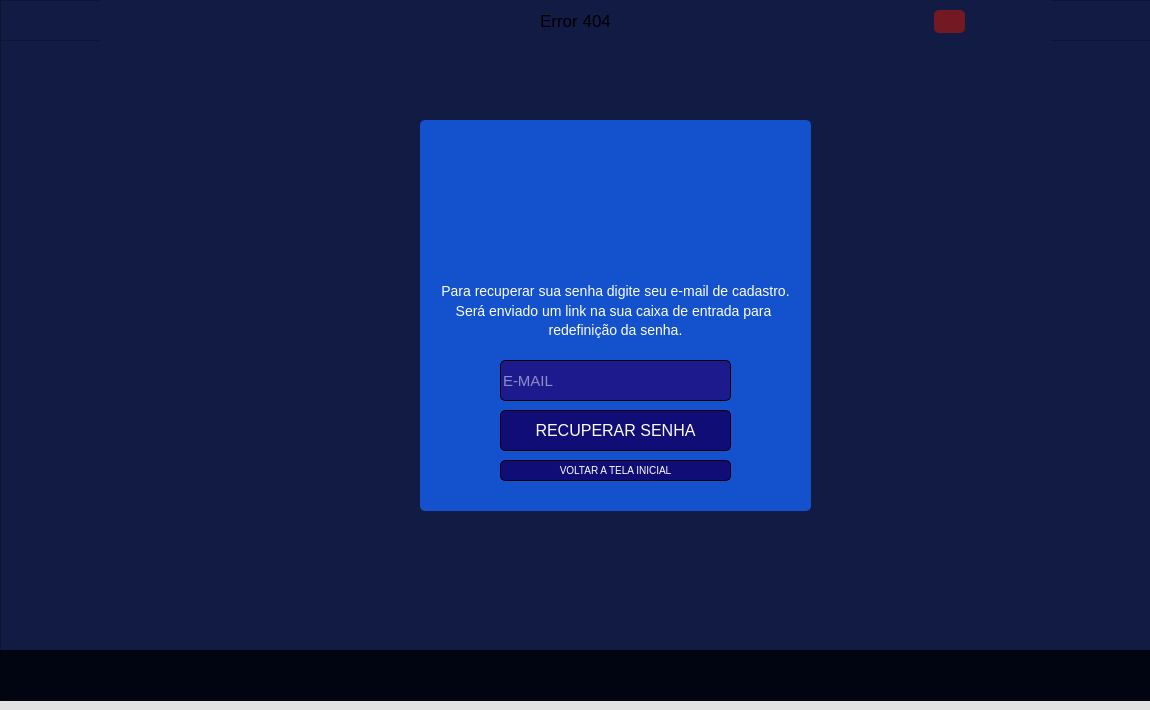
<?xml version="1.0" encoding="UTF-8"?>
<ui version="4.0">
 <class>MainWindow</class>
 <widget class="QMainWindow" name="MainWindow">
  <property name="geometry">
   <rect>
    <x>0</x>
    <y>0</y>
    <width>1150</width>
    <height>710</height>
   </rect>
  </property>
  <property name="minimumSize">
   <size>
    <width>1150</width>
    <height>710</height>
   </size>
  </property>
  <property name="maximumSize">
   <size>
    <width>1150</width>
    <height>710</height>
   </size>
  </property>
  <property name="windowTitle">
   <string>Gerenciador de atividades</string>
  </property>
  <property name="styleSheet">
   <string notr="true">background-color: rgb(226, 226, 226);</string>
  </property>
  <widget class="QWidget" name="centralwidget">
   <widget class="QRadioButton" name="botao_noturno">
    <property name="geometry">
     <rect>
      <x>150</x>
      <y>660</y>
      <width>81</width>
      <height>31</height>
     </rect>
    </property>
    <property name="font">
     <font>
      <pointsize>13</pointsize>
      <weight>50</weight>
      <bold>false</bold>
     </font>
    </property>
    <property name="text">
     <string>Escuro</string>
    </property>
   </widget>
   <widget class="QRadioButton" name="botao_normal">
    <property name="geometry">
     <rect>
      <x>70</x>
      <y>660</y>
      <width>71</width>
      <height>31</height>
     </rect>
    </property>
    <property name="font">
     <font>
      <pointsize>13</pointsize>
      <weight>50</weight>
      <bold>false</bold>
     </font>
    </property>
    <property name="focusPolicy">
     <enum>Qt::StrongFocus</enum>
    </property>
    <property name="text">
     <string>Claro</string>
    </property>
    <property name="checked">
     <bool>true</bool>
    </property>
   </widget>
   <widget class="QLabel" name="label">
    <property name="geometry">
     <rect>
      <x>10</x>
      <y>660</y>
      <width>51</width>
      <height>31</height>
     </rect>
    </property>
    <property name="font">
     <font>
      <pointsize>13</pointsize>
      <weight>50</weight>
      <italic>false</italic>
      <bold>false</bold>
     </font>
    </property>
    <property name="text">
     <string>Modo:</string>
    </property>
   </widget>
   <widget class="QLineEdit" name="lineEdit">
    <property name="geometry">
     <rect>
      <x>100</x>
      <y>550</y>
      <width>341</width>
      <height>41</height>
     </rect>
    </property>
    <property name="font">
     <font>
      <pointsize>12</pointsize>
     </font>
    </property>
    <property name="styleSheet">
     <string notr="true">background: rgb(255, 255, 255);
border-radius: 5px;
border: 1px solid black;</string>
    </property>
    <property name="placeholderText">
     <string>DIGITE A ORDEM DE SERVIÇO</string>
    </property>
   </widget>
   <widget class="QPushButton" name="pushButton">
    <property name="geometry">
     <rect>
      <x>450</x>
      <y>550</y>
      <width>121</width>
      <height>41</height>
     </rect>
    </property>
    <property name="font">
     <font>
      <pointsize>13</pointsize>
     </font>
    </property>
    <property name="styleSheet">
     <string notr="true">QPushButton{
	background: rgb(85, 170, 0);
	border-radius: 5px;
	border: 1px solid black;
}

QPushButton:hover{
background-color: #8DC655;
}</string>
    </property>
    <property name="text">
     <string>ENVIAR</string>
    </property>
   </widget>
   <widget class="QPushButton" name="pushButton_2">
    <property name="geometry">
     <rect>
      <x>340</x>
      <y>600</y>
      <width>171</width>
      <height>41</height>
     </rect>
    </property>
    <property name="font">
     <font>
      <pointsize>13</pointsize>
     </font>
    </property>
    <property name="styleSheet">
     <string notr="true">QPushButton{
	background: rgb(255, 0, 0);
	border-radius: 5px;
	border: 1px solid black;
}

QPushButton:hover{
background-color: #FF5555;
}</string>
    </property>
    <property name="text">
     <string>FINALIZAR O.S Nº</string>
    </property>
   </widget>
   <widget class="QListWidget" name="listWidget">
    <property name="geometry">
     <rect>
      <x>20</x>
      <y>200</y>
      <width>61</width>
      <height>331</height>
     </rect>
    </property>
    <property name="font">
     <font>
      <pointsize>12</pointsize>
     </font>
    </property>
    <property name="styleSheet">
     <string notr="true">background: rgb(255, 255, 255);
border-radius: 5px;
border: 1px solid black;</string>
    </property>
   </widget>
   <widget class="QLineEdit" name="botao2">
    <property name="geometry">
     <rect>
      <x>520</x>
      <y>600</y>
      <width>51</width>
      <height>41</height>
     </rect>
    </property>
    <property name="font">
     <font>
      <pointsize>12</pointsize>
     </font>
    </property>
    <property name="styleSheet">
     <string notr="true">background: white;
border-radius: 5px;
border: 1px solid black;</string>
    </property>
    <property name="placeholderText">
     <string>1</string>
    </property>
   </widget>
   <widget class="QListWidget" name="atividades">
    <property name="geometry">
     <rect>
      <x>100</x>
      <y>200</y>
      <width>471</width>
      <height>331</height>
     </rect>
    </property>
    <property name="font">
     <font>
      <pointsize>12</pointsize>
      <weight>50</weight>
      <bold>false</bold>
     </font>
    </property>
    <property name="styleSheet">
     <string notr="true">background: rgb(255, 255, 255);
border-radius: 5px;
border: 1px solid black;</string>
    </property>
   </widget>
   <widget class="QLabel" name="label_2">
    <property name="geometry">
     <rect>
      <x>20</x>
      <y>170</y>
      <width>61</width>
      <height>21</height>
     </rect>
    </property>
    <property name="font">
     <font>
      <pointsize>12</pointsize>
      <weight>50</weight>
      <bold>false</bold>
     </font>
    </property>
    <property name="text">
     <string>Número</string>
    </property>
   </widget>
   <widget class="QLabel" name="label_3">
    <property name="geometry">
     <rect>
      <x>100</x>
      <y>170</y>
      <width>81</width>
      <height>21</height>
     </rect>
    </property>
    <property name="font">
     <font>
      <pointsize>12</pointsize>
      <weight>50</weight>
      <bold>false</bold>
     </font>
    </property>
    <property name="text">
     <string>Pendências</string>
    </property>
   </widget>
   <widget class="QFrame" name="frame_error">
    <property name="geometry">
     <rect>
      <x>40</x>
      <y>0</y>
      <width>1071</width>
      <height>31</height>
     </rect>
    </property>
    <property name="styleSheet">
     <string notr="true">background-color: #FF0000;
border-radius: 5px;</string>
    </property>
    <property name="frameShape">
     <enum>QFrame::StyledPanel</enum>
    </property>
    <property name="frameShadow">
     <enum>QFrame::Raised</enum>
    </property>
    <widget class="QLabel" name="label_error">
     <property name="geometry">
      <rect>
       <x>20</x>
       <y>0</y>
       <width>1071</width>
       <height>31</height>
      </rect>
     </property>
     <property name="font">
      <font>
       <pointsize>13</pointsize>
       <weight>50</weight>
       <italic>false</italic>
       <bold>false</bold>
      </font>
     </property>
     <property name="text">
      <string>Error 404</string>
     </property>
     <property name="alignment">
      <set>Qt::AlignCenter</set>
     </property>
    </widget>
    <widget class="QPushButton" name="botao_x">
     <property name="geometry">
      <rect>
       <x>1040</x>
       <y>6</y>
       <width>16</width>
       <height>16</height>
      </rect>
     </property>
     <property name="styleSheet">
      <string notr="true">QPushButton{
	background-image: url(:/btnx_rc/img/cil-x.png);
	background-repeat: no-repeat;
	background-color: #731923;
	color: white;
}

QPushButton:hover{
	background-color: #875F64;
	color: white;
}

QPushButton:pressed{
	background-color: #4C1017
}</string>
     </property>
     <property name="text">
      <string/>
     </property>
    </widget>
   </widget>
   <widget class="QFrame" name="fundo_top">
    <property name="geometry">
     <rect>
      <x>0</x>
      <y>0</y>
      <width>1151</width>
      <height>161</height>
     </rect>
    </property>
    <property name="frameShape">
     <enum>QFrame::StyledPanel</enum>
    </property>
    <property name="frameShadow">
     <enum>QFrame::Raised</enum>
    </property>
    <widget class="QFrame" name="frame">
     <property name="geometry">
      <rect>
       <x>200</x>
       <y>20</y>
       <width>751</width>
       <height>161</height>
      </rect>
     </property>
     <property name="styleSheet">
      <string notr="true">background-image: url(:/logoos_rc/img/logoos2.png);
background-repeat: no-repeat;
background-position: center;</string>
     </property>
     <property name="frameShape">
      <enum>QFrame::StyledPanel</enum>
     </property>
     <property name="frameShadow">
      <enum>QFrame::Raised</enum>
     </property>
    </widget>
    <widget class="QLabel" name="label_welcome">
     <property name="geometry">
      <rect>
       <x>20</x>
       <y>135</y>
       <width>251</width>
       <height>21</height>
      </rect>
     </property>
     <property name="font">
      <font>
       <pointsize>12</pointsize>
      </font>
     </property>
     <property name="text">
      <string>Seja bem-vindo(a)</string>
     </property>
    </widget>
    <widget class="QPushButton" name="btn_sair">
     <property name="geometry">
      <rect>
       <x>1030</x>
       <y>130</y>
       <width>61</width>
       <height>31</height>
      </rect>
     </property>
     <property name="styleSheet">
      <string notr="true">QPushButton:hover{
color: #585858;
}</string>
     </property>
     <property name="text">
      <string>Sair</string>
     </property>
    </widget>
   </widget>
   <widget class="QFrame" name="fundo_footer">
    <property name="geometry">
     <rect>
      <x>0</x>
      <y>659</y>
      <width>1151</width>
      <height>41</height>
     </rect>
    </property>
    <property name="frameShape">
     <enum>QFrame::StyledPanel</enum>
    </property>
    <property name="frameShadow">
     <enum>QFrame::Raised</enum>
    </property>
    <widget class="QLabel" name="label_contato">
     <property name="geometry">
      <rect>
       <x>870</x>
       <y>5</y>
       <width>281</width>
       <height>21</height>
      </rect>
     </property>
     <property name="font">
      <font>
       <pointsize>13</pointsize>
      </font>
     </property>
     <property name="text">
      <string>contato: gabrielpoppes@outlook.com</string>
     </property>
    </widget>
   </widget>
   <widget class="QListWidget" name="ospronta">
    <property name="geometry">
     <rect>
      <x>670</x>
      <y>200</y>
      <width>461</width>
      <height>331</height>
     </rect>
    </property>
    <property name="font">
     <font>
      <pointsize>12</pointsize>
      <weight>50</weight>
      <bold>false</bold>
     </font>
    </property>
    <property name="styleSheet">
     <string notr="true">background: rgb(255, 255, 255);
border-radius: 5px;
border: 1px solid black;</string>
    </property>
   </widget>
   <widget class="QLabel" name="label_4">
    <property name="geometry">
     <rect>
      <x>670</x>
      <y>170</y>
      <width>81</width>
      <height>21</height>
     </rect>
    </property>
    <property name="font">
     <font>
      <pointsize>12</pointsize>
      <weight>50</weight>
      <bold>false</bold>
     </font>
    </property>
    <property name="text">
     <string>Finalizadas</string>
    </property>
   </widget>
   <widget class="QPushButton" name="btnlimparatividadesok">
    <property name="geometry">
     <rect>
      <x>670</x>
      <y>550</y>
      <width>461</width>
      <height>41</height>
     </rect>
    </property>
    <property name="font">
     <font>
      <pointsize>13</pointsize>
     </font>
    </property>
    <property name="styleSheet">
     <string notr="true">QPushButton{
	background: rgb(255, 0, 0);
	border-radius: 5px;
	border: 1px solid black;
}

QPushButton:hover{
background-color: #FF5555;
}</string>
    </property>
    <property name="text">
     <string>LIMPAR ORDEM DE SERVIÇOS CONCLUÍDAS</string>
    </property>
   </widget>
   <widget class="QLabel" name="label_5">
    <property name="geometry">
     <rect>
      <x>590</x>
      <y>170</y>
      <width>61</width>
      <height>21</height>
     </rect>
    </property>
    <property name="font">
     <font>
      <pointsize>12</pointsize>
      <weight>50</weight>
      <bold>false</bold>
     </font>
    </property>
    <property name="text">
     <string>Número</string>
    </property>
   </widget>
   <widget class="QListWidget" name="n_ospronta">
    <property name="geometry">
     <rect>
      <x>590</x>
      <y>200</y>
      <width>61</width>
      <height>331</height>
     </rect>
    </property>
    <property name="font">
     <font>
      <pointsize>12</pointsize>
     </font>
    </property>
    <property name="styleSheet">
     <string notr="true">background: rgb(255, 255, 255);
border-radius: 5px;
border: 1px solid black;</string>
    </property>
   </widget>
   <widget class="QPushButton" name="btn_excluiros">
    <property name="geometry">
     <rect>
      <x>100</x>
      <y>600</y>
      <width>171</width>
      <height>41</height>
     </rect>
    </property>
    <property name="font">
     <font>
      <pointsize>13</pointsize>
     </font>
    </property>
    <property name="styleSheet">
     <string notr="true">QPushButton{
	background: #bd1515;
	border-radius: 5px;
	border: 1px solid black;
}

QPushButton:hover{
background-color: #B15B5F;
}</string>
    </property>
    <property name="text">
     <string>EXCLUIR O.S Nº</string>
    </property>
   </widget>
   <widget class="QLineEdit" name="btn_excluiros_n">
    <property name="geometry">
     <rect>
      <x>280</x>
      <y>600</y>
      <width>51</width>
      <height>41</height>
     </rect>
    </property>
    <property name="font">
     <font>
      <pointsize>12</pointsize>
     </font>
    </property>
    <property name="styleSheet">
     <string notr="true">background: white;
border-radius: 5px;
border: 1px solid black;</string>
    </property>
    <property name="placeholderText">
     <string>1</string>
    </property>
   </widget>
   <widget class="QLabel" name="label_6">
    <property name="geometry">
     <rect>
      <x>180</x>
      <y>170</y>
      <width>91</width>
      <height>21</height>
     </rect>
    </property>
    <property name="font">
     <font>
      <pointsize>12</pointsize>
      <weight>50</weight>
      <bold>false</bold>
     </font>
    </property>
    <property name="text">
     <string>-   Total</string>
    </property>
    <property name="alignment">
     <set>Qt::AlignCenter</set>
    </property>
   </widget>
   <widget class="QListWidget" name="totalpendencia">
    <property name="geometry">
     <rect>
      <x>280</x>
      <y>170</y>
      <width>61</width>
      <height>21</height>
     </rect>
    </property>
    <property name="font">
     <font>
      <pointsize>12</pointsize>
     </font>
    </property>
    <property name="styleSheet">
     <string notr="true">background: rgb(255, 255, 255);
border-radius: 5px;
border: 1px solid black;</string>
    </property>
   </widget>
   <widget class="QListWidget" name="totalfinalizadas">
    <property name="geometry">
     <rect>
      <x>850</x>
      <y>170</y>
      <width>61</width>
      <height>21</height>
     </rect>
    </property>
    <property name="font">
     <font>
      <pointsize>12</pointsize>
     </font>
    </property>
    <property name="styleSheet">
     <string notr="true">background: rgb(255, 255, 255);
border-radius: 5px;
border: 1px solid black;</string>
    </property>
   </widget>
   <widget class="QLabel" name="label_7">
    <property name="geometry">
     <rect>
      <x>750</x>
      <y>170</y>
      <width>91</width>
      <height>21</height>
     </rect>
    </property>
    <property name="font">
     <font>
      <pointsize>12</pointsize>
      <weight>50</weight>
      <bold>false</bold>
     </font>
    </property>
    <property name="text">
     <string>-   Total</string>
    </property>
    <property name="alignment">
     <set>Qt::AlignCenter</set>
    </property>
   </widget>
   <widget class="QFrame" name="frame_login">
    <property name="geometry">
     <rect>
      <x>0</x>
      <y>-10</y>
      <width>1171</width>
      <height>711</height>
     </rect>
    </property>
    <property name="styleSheet">
     <string notr="true">background-color: #121b43;</string>
    </property>
    <property name="frameShape">
     <enum>QFrame::StyledPanel</enum>
    </property>
    <property name="frameShadow">
     <enum>QFrame::Raised</enum>
    </property>
    <widget class="QLineEdit" name="entrada_senha">
     <property name="geometry">
      <rect>
       <x>460</x>
       <y>360</y>
       <width>231</width>
       <height>41</height>
      </rect>
     </property>
     <property name="styleSheet">
      <string notr="true">QLineEdit{
	font-size: 15px;
	border-radius: 5px;
	border: 1px solid black;
	background-color: #1d1a8e;
	color: white;
}

QLineEdit:focus{
	font-size: 20px;
	border-radius: 5px;
	border: 2px solid #0d2dbd;
	background-color: #1d1a8e;
}

</string>
     </property>
     <property name="text">
      <string/>
     </property>
     <property name="echoMode">
      <enum>QLineEdit::Password</enum>
     </property>
     <property name="alignment">
      <set>Qt::AlignLeading|Qt::AlignLeft|Qt::AlignVCenter</set>
     </property>
     <property name="placeholderText">
      <string>SENHA</string>
     </property>
    </widget>
    <widget class="QPushButton" name="btn_entrarlog">
     <property name="geometry">
      <rect>
       <x>460</x>
       <y>440</y>
       <width>231</width>
       <height>41</height>
      </rect>
     </property>
     <property name="styleSheet">
      <string notr="true">QPushButton{
	background-repeat: no-repeat;
	background-position: center;
	background-color: #100d76;
	font-size: 18px;
	border-radius: 5px;
	border: 1px solid black;
	color: white;
}

QPushButton:hover{
background-color: #242178;
}</string>
     </property>
     <property name="text">
      <string>ENTRAR</string>
     </property>
    </widget>
    <widget class="QLineEdit" name="entrada_login">
     <property name="geometry">
      <rect>
       <x>460</x>
       <y>310</y>
       <width>231</width>
       <height>41</height>
      </rect>
     </property>
     <property name="styleSheet">
      <string notr="true">QLineEdit{
	font-size: 15px;
	border-radius: 5px;
	border: 1px solid black;
	background-color: #1d1a8e;
	color: white;
}

QLineEdit:focus{
	font-size: 20px;
	border-radius: 5px;
	border: 2px solid #0d2dbd;
	background-color: #1d1a8e;
}</string>
     </property>
     <property name="alignment">
      <set>Qt::AlignLeading|Qt::AlignLeft|Qt::AlignVCenter</set>
     </property>
     <property name="placeholderText">
      <string>LOGIN</string>
     </property>
    </widget>
    <widget class="QFrame" name="frame_2">
     <property name="geometry">
      <rect>
       <x>380</x>
       <y>210</y>
       <width>391</width>
       <height>91</height>
      </rect>
     </property>
     <property name="styleSheet">
      <string notr="true">image: url(:/logoos_rc/img/logoos2.png);
background-color: #1351CD;</string>
     </property>
     <property name="frameShape">
      <enum>QFrame::StyledPanel</enum>
     </property>
     <property name="frameShadow">
      <enum>QFrame::Raised</enum>
     </property>
    </widget>
    <widget class="QFrame" name="fundo_login">
     <property name="geometry">
      <rect>
       <x>380</x>
       <y>60</y>
       <width>391</width>
       <height>591</height>
      </rect>
     </property>
     <property name="styleSheet">
      <string notr="true">background-color: #1351CD;
border-radius: 5px;</string>
     </property>
     <property name="frameShape">
      <enum>QFrame::StyledPanel</enum>
     </property>
     <property name="frameShadow">
      <enum>QFrame::Raised</enum>
     </property>
     <widget class="QCheckBox" name="checkBox_salvardados">
      <property name="geometry">
       <rect>
        <x>80</x>
        <y>350</y>
        <width>111</width>
        <height>21</height>
       </rect>
      </property>
      <property name="styleSheet">
       <string notr="true">QCheckBox::indicator{
	border: 3px solid rgb(100, 100, 100);
	width: 15px;
	height: 15px;
	border-radius: 10px;
	background-color: rgb(135, 135, 135);
}

QCheckBox::indicator::checked{
	border: 3px solid #030142;
	background-color: #231f8a;
}

QCheckBox{
	color: white;
}</string>
      </property>
      <property name="text">
       <string>SALVAR DADOS</string>
      </property>
     </widget>
     <widget class="QPushButton" name="btn_esquecisenha">
      <property name="geometry">
       <rect>
        <x>80</x>
        <y>420</y>
        <width>231</width>
        <height>41</height>
       </rect>
      </property>
      <property name="styleSheet">
       <string notr="true">QPushButton{
	color: white;
	font-size: 12px;
}

QPushButton:hover{
	color: #b1afd5;
}</string>
      </property>
      <property name="text">
       <string>Esqueci minha senha</string>
      </property>
     </widget>
     <widget class="QFrame" name="frame_7">
      <property name="geometry">
       <rect>
        <x>140</x>
        <y>80</y>
        <width>120</width>
        <height>71</height>
       </rect>
      </property>
      <property name="styleSheet">
       <string notr="true">image: url(:/logomain_rc/img/logomain.png);</string>
      </property>
      <property name="frameShape">
       <enum>QFrame::StyledPanel</enum>
      </property>
      <property name="frameShadow">
       <enum>QFrame::Raised</enum>
      </property>
     </widget>
    </widget>
    <widget class="QFrame" name="frame_3">
     <property name="geometry">
      <rect>
       <x>0</x>
       <y>659</y>
       <width>1151</width>
       <height>51</height>
      </rect>
     </property>
     <property name="styleSheet">
      <string notr="true">background-color:#010411;</string>
     </property>
     <property name="frameShape">
      <enum>QFrame::StyledPanel</enum>
     </property>
     <property name="frameShadow">
      <enum>QFrame::Raised</enum>
     </property>
    </widget>
    <widget class="QFrame" name="frame_error_login">
     <property name="geometry">
      <rect>
       <x>0</x>
       <y>10</y>
       <width>1151</width>
       <height>41</height>
      </rect>
     </property>
     <property name="styleSheet">
      <string notr="true">background-color: #FF0000;</string>
     </property>
     <property name="frameShape">
      <enum>QFrame::StyledPanel</enum>
     </property>
     <property name="frameShadow">
      <enum>QFrame::Raised</enum>
     </property>
     <widget class="QLabel" name="label_error_2">
      <property name="geometry">
       <rect>
        <x>100</x>
        <y>0</y>
        <width>951</width>
        <height>41</height>
       </rect>
      </property>
      <property name="font">
       <font>
        <pointsize>13</pointsize>
        <weight>50</weight>
        <italic>false</italic>
        <bold>false</bold>
       </font>
      </property>
      <property name="text">
       <string>Error 404</string>
      </property>
      <property name="alignment">
       <set>Qt::AlignCenter</set>
      </property>
     </widget>
     <widget class="QPushButton" name="btn_x_login">
      <property name="geometry">
       <rect>
        <x>934</x>
        <y>10</y>
        <width>31</width>
        <height>23</height>
       </rect>
      </property>
      <property name="styleSheet">
       <string notr="true">QPushButton{
	image: url(:/btnx_rc/img/cil-x.png);
	background-repeat: no-repeat;
	background-color: #731923;
	color: white;
	border-radius: 5px;
}

QPushButton:hover{
	background-color: #875F64;
	color: white;
}

QPushButton:pressed{
	background-color: #4C1017
}

</string>
      </property>
      <property name="text">
       <string/>
      </property>
     </widget>
    </widget>
    <widget class="QFrame" name="frame_esquecisenha">
     <property name="geometry">
      <rect>
       <x>0</x>
       <y>10</y>
       <width>1151</width>
       <height>701</height>
      </rect>
     </property>
     <property name="styleSheet">
      <string notr="true">background-color: #121b43;</string>
     </property>
     <property name="frameShape">
      <enum>QFrame::StyledPanel</enum>
     </property>
     <property name="frameShadow">
      <enum>QFrame::Raised</enum>
     </property>
     <widget class="QFrame" name="fundo_esquecisenha">
      <property name="geometry">
       <rect>
        <x>420</x>
        <y>120</y>
        <width>391</width>
        <height>391</height>
       </rect>
      </property>
      <property name="styleSheet">
       <string notr="true">background-color: #1351CD;
border-radius: 5px;</string>
      </property>
      <property name="frameShape">
       <enum>QFrame::StyledPanel</enum>
      </property>
      <property name="frameShadow">
       <enum>QFrame::Raised</enum>
      </property>
      <widget class="QFrame" name="frame_5">
       <property name="geometry">
        <rect>
         <x>0</x>
         <y>60</y>
         <width>391</width>
         <height>111</height>
        </rect>
       </property>
       <property name="styleSheet">
        <string notr="true">image: url(:/logoos_rc/img/logoos2.png);</string>
       </property>
       <property name="frameShape">
        <enum>QFrame::StyledPanel</enum>
       </property>
       <property name="frameShadow">
        <enum>QFrame::Raised</enum>
       </property>
      </widget>
      <widget class="QLabel" name="label_8">
       <property name="geometry">
        <rect>
         <x>20</x>
         <y>160</y>
         <width>351</width>
         <height>21</height>
        </rect>
       </property>
       <property name="styleSheet">
        <string notr="true">color: white;
font-size: 14px;</string>
       </property>
       <property name="text">
        <string>Para recuperar sua senha digite seu e-mail de cadastro.</string>
       </property>
       <property name="alignment">
        <set>Qt::AlignCenter</set>
       </property>
      </widget>
      <widget class="QLineEdit" name="entrada_email">
       <property name="geometry">
        <rect>
         <x>80</x>
         <y>240</y>
         <width>231</width>
         <height>41</height>
        </rect>
       </property>
       <property name="styleSheet">
        <string notr="true">QLineEdit{
	font-size: 15px;
	border-radius: 5px;
	border: 1px solid black;
	background-color: #1d1a8e;
	color: white;
}

QLineEdit:focus{
	font-size: 20px;
	border-radius: 5px;
	border: 2px solid #0d2dbd;
	background-color: #1d1a8e;
}</string>
       </property>
       <property name="alignment">
        <set>Qt::AlignLeading|Qt::AlignLeft|Qt::AlignVCenter</set>
       </property>
       <property name="placeholderText">
        <string>E-MAIL</string>
       </property>
      </widget>
      <widget class="QPushButton" name="btn_recuperarsenha">
       <property name="geometry">
        <rect>
         <x>80</x>
         <y>290</y>
         <width>231</width>
         <height>41</height>
        </rect>
       </property>
       <property name="styleSheet">
        <string notr="true">QPushButton{
	background-repeat: no-repeat;
	background-position: center;
	background-color: #100d76;
	font-size: 16px;
	border-radius: 5px;
	border: 1px solid black;
	color: white;
}

QPushButton:hover{
background-color: #242178;
}</string>
       </property>
       <property name="text">
        <string>RECUPERAR SENHA</string>
       </property>
      </widget>
      <widget class="QLabel" name="label_9">
       <property name="geometry">
        <rect>
         <x>20</x>
         <y>181</y>
         <width>351</width>
         <height>20</height>
        </rect>
       </property>
       <property name="styleSheet">
        <string notr="true">color: white;
font-size: 14px;</string>
       </property>
       <property name="text">
        <string>Será enviado um link na sua caixa de entrada para </string>
       </property>
       <property name="alignment">
        <set>Qt::AlignCenter</set>
       </property>
      </widget>
      <widget class="QLabel" name="label_10">
       <property name="geometry">
        <rect>
         <x>20</x>
         <y>200</y>
         <width>351</width>
         <height>20</height>
        </rect>
       </property>
       <property name="styleSheet">
        <string notr="true">color: white;
font-size: 14px;</string>
       </property>
       <property name="text">
        <string>redefinição da senha.</string>
       </property>
       <property name="alignment">
        <set>Qt::AlignCenter</set>
       </property>
      </widget>
      <widget class="QPushButton" name="btn_recuperarsenha_2">
       <property name="geometry">
        <rect>
         <x>80</x>
         <y>340</y>
         <width>231</width>
         <height>21</height>
        </rect>
       </property>
       <property name="styleSheet">
        <string notr="true">QPushButton{
	background-repeat: no-repeat;
	background-position: center;
	background-color: #100d76;
	font-size: 10px;
	border-radius: 5px;
	border: 1px solid black;
	color: white;
}

QPushButton:hover{
background-color: #242178;
}</string>
       </property>
       <property name="text">
        <string>VOLTAR A TELA INICIAL</string>
       </property>
      </widget>
      <widget class="QFrame" name="frame_6">
       <property name="geometry">
        <rect>
         <x>49</x>
         <y>10</y>
         <width>301</width>
         <height>71</height>
        </rect>
       </property>
       <property name="styleSheet">
        <string notr="true">image: url(:/logomain_rc/img/logomain.png);</string>
       </property>
       <property name="frameShape">
        <enum>QFrame::StyledPanel</enum>
       </property>
       <property name="frameShadow">
        <enum>QFrame::Raised</enum>
       </property>
      </widget>
     </widget>
     <widget class="QFrame" name="frame_error_password">
      <property name="geometry">
       <rect>
        <x>0</x>
        <y>0</y>
        <width>1151</width>
        <height>41</height>
       </rect>
      </property>
      <property name="styleSheet">
       <string notr="true"/>
      </property>
      <property name="frameShape">
       <enum>QFrame::StyledPanel</enum>
      </property>
      <property name="frameShadow">
       <enum>QFrame::Raised</enum>
      </property>
      <widget class="QLabel" name="label_error_password">
       <property name="geometry">
        <rect>
         <x>100</x>
         <y>0</y>
         <width>951</width>
         <height>41</height>
        </rect>
       </property>
       <property name="font">
        <font>
         <pointsize>13</pointsize>
         <weight>50</weight>
         <italic>false</italic>
         <bold>false</bold>
        </font>
       </property>
       <property name="text">
        <string>Error 404</string>
       </property>
       <property name="alignment">
        <set>Qt::AlignCenter</set>
       </property>
      </widget>
      <widget class="QPushButton" name="btn_x_login_2">
       <property name="geometry">
        <rect>
         <x>934</x>
         <y>10</y>
         <width>31</width>
         <height>23</height>
        </rect>
       </property>
       <property name="styleSheet">
        <string notr="true">QPushButton{
	image: url(:/btnx_rc/img/cil-x.png);
	background-repeat: no-repeat;
	background-color: #731923;
	color: white;
	border-radius: 5px;
}

QPushButton:hover{
	background-color: #875F64;
	color: white;
}

QPushButton:pressed{
	background-color: #4C1017
}

</string>
       </property>
       <property name="text">
        <string/>
       </property>
      </widget>
     </widget>
     <widget class="QFrame" name="frame_4">
      <property name="geometry">
       <rect>
        <x>0</x>
        <y>650</y>
        <width>1151</width>
        <height>51</height>
       </rect>
      </property>
      <property name="styleSheet">
       <string notr="true">background-color:#010411;</string>
      </property>
      <property name="frameShape">
       <enum>QFrame::StyledPanel</enum>
      </property>
      <property name="frameShadow">
       <enum>QFrame::Raised</enum>
      </property>
     </widget>
    </widget>
    <zorder>frame_3</zorder>
    <zorder>fundo_login</zorder>
    <zorder>frame_2</zorder>
    <zorder>entrada_senha</zorder>
    <zorder>entrada_login</zorder>
    <zorder>btn_entrarlog</zorder>
    <zorder>frame_error_login</zorder>
    <zorder>frame_esquecisenha</zorder>
   </widget>
   <zorder>fundo_top</zorder>
   <zorder>fundo_footer</zorder>
   <zorder>botao_noturno</zorder>
   <zorder>botao_normal</zorder>
   <zorder>label</zorder>
   <zorder>lineEdit</zorder>
   <zorder>pushButton</zorder>
   <zorder>pushButton_2</zorder>
   <zorder>listWidget</zorder>
   <zorder>botao2</zorder>
   <zorder>atividades</zorder>
   <zorder>label_2</zorder>
   <zorder>label_3</zorder>
   <zorder>frame_error</zorder>
   <zorder>ospronta</zorder>
   <zorder>label_4</zorder>
   <zorder>btnlimparatividadesok</zorder>
   <zorder>label_5</zorder>
   <zorder>n_ospronta</zorder>
   <zorder>btn_excluiros</zorder>
   <zorder>btn_excluiros_n</zorder>
   <zorder>label_6</zorder>
   <zorder>totalpendencia</zorder>
   <zorder>label_7</zorder>
   <zorder>totalfinalizadas</zorder>
   <zorder>frame_login</zorder>
  </widget>
 </widget>
 <resources>
  <include location="../appv2/logotipo_rc.qrc"/>
  <include location="../appv5/botaologin_rc.qrc"/>
  <include location="logoprincipal_rc.qrc"/>
  <include location="../appv2/botaoclose_rc.qrc"/>
 </resources>
 <connections/>
</ui>
